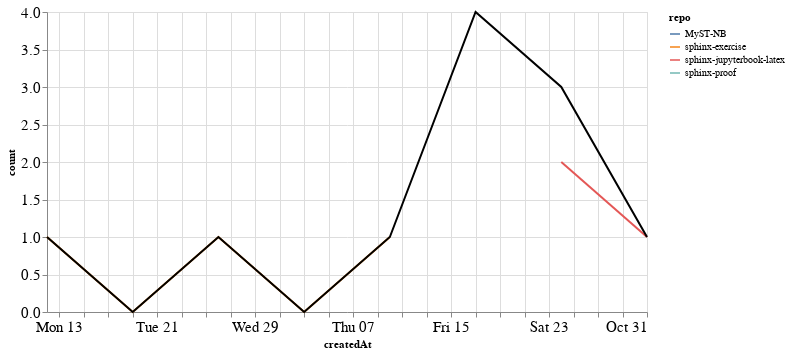

Notebook source saved alongside this figure:
### Markdown cell above
### PRs

### Code cell
prs_time = prs.groupby('repo').resample('W', on='createdAt').count()['author'].reset_index()
prs_time = prs_time.rename(columns={'author': 'count'})
prs_time_total = prs_time.groupby('createdAt').agg({"count": "sum"}).reset_index()

ch1 = alt.Chart(prs_time, width=600).mark_line().encode(
    x='createdAt',
    y='count',
    color='repo',
    tooltip="repo"
)

ch2 = alt.Chart(prs_time_total, width=600).mark_line(color="black").encode(
    x='createdAt',
    y='count',
)

ch1 + ch2

### Figure 1 — Vega-Lite specification as saved in the notebook (floating-point values rounded to 4 significant figures)
{"config": {"axisLeft": {"labelFontSize": 15}, "axisBottom": {"labelFontSize": 15}}, "layer": [{"data": {"name": "data-5996b1c304aca2437a90a6290b4cd4a6"}, "mark": "line", "encoding": {"color": {"type": "nominal", "field": "repo"}, "tooltip": {"type": "nominal", "field": "repo"}, "x": {"type": "temporal", "field": "createdAt"}, "y": {"type": "quantitative", "field": "count"}}, "width": 600}, {"data": {"name": "data-8a49d50d1024657e6ade6450e1e512a5"}, "mark": {"type": "line", "color": "black"}, "encoding": {"x": {"type": "temporal", "field": "createdAt"}, "y": {"type": "quantitative", "field": "count"}}, "width": 600}], "$schema": "https://vega.github.io/schema/vega-lite/v4.8.1.json", "datasets": {"data-5996b1c304aca2437a90a6290b4cd4a6": [{"repo": "MyST-NB", "createdAt": "2021-10-24T00:00:00", "count": 1}, {"repo": "sphinx-exercise", "createdAt": "2021-09-12T00:00:00", "count": 1}, {"repo": "sphinx-exercise", "createdAt": "2021-09-19T00:00:00", "count": 0}, {"repo": "sphinx-exercise", "createdAt": "2021-09-26T00:00:00", "count": 1}, {"repo": "sphinx-exercise", "createdAt": "2021-10-03T00:00:00", "count": 0}, {"repo": "sphinx-exercise", "createdAt": "2021-10-10T00:00:00", "count": 1}, {"repo": "sphinx-jupyterbook-latex", "createdAt": "2021-10-24T00:00:00", "count": 2}, {"repo": "sphinx-jupyterbook-latex", "createdAt": "2021-10-31T00:00:00", "count": 1}, {"repo": "sphinx-proof", "createdAt": "2021-10-17T00:00:00", "count": 4}], "data-8a49d50d1024657e6ade6450e1e512a5": [{"createdAt": "2021-09-12T00:00:00", "count": 1}, {"createdAt": "2021-09-19T00:00:00", "count": 0}, {"createdAt": "2021-09-26T00:00:00", "count": 1}, {"createdAt": "2021-10-03T00:00:00", "count": 0}, {"createdAt": "2021-10-10T00:00:00", "count": 1}, {"createdAt": "2021-10-17T00:00:00", "count": 4}, {"createdAt": "2021-10-24T00:00:00", "count": 3}, {"createdAt": "2021-10-31T00:00:00", "count": 1}]}}
